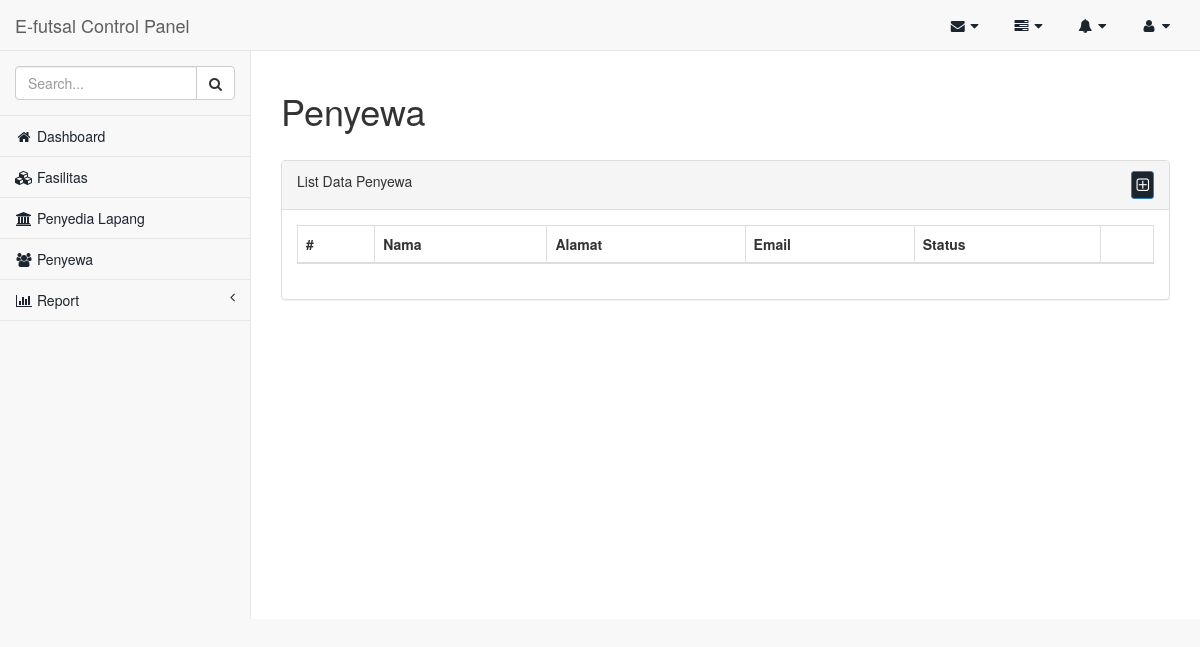
/index.php/admin/customer, run on an earlier commit of the app's database.
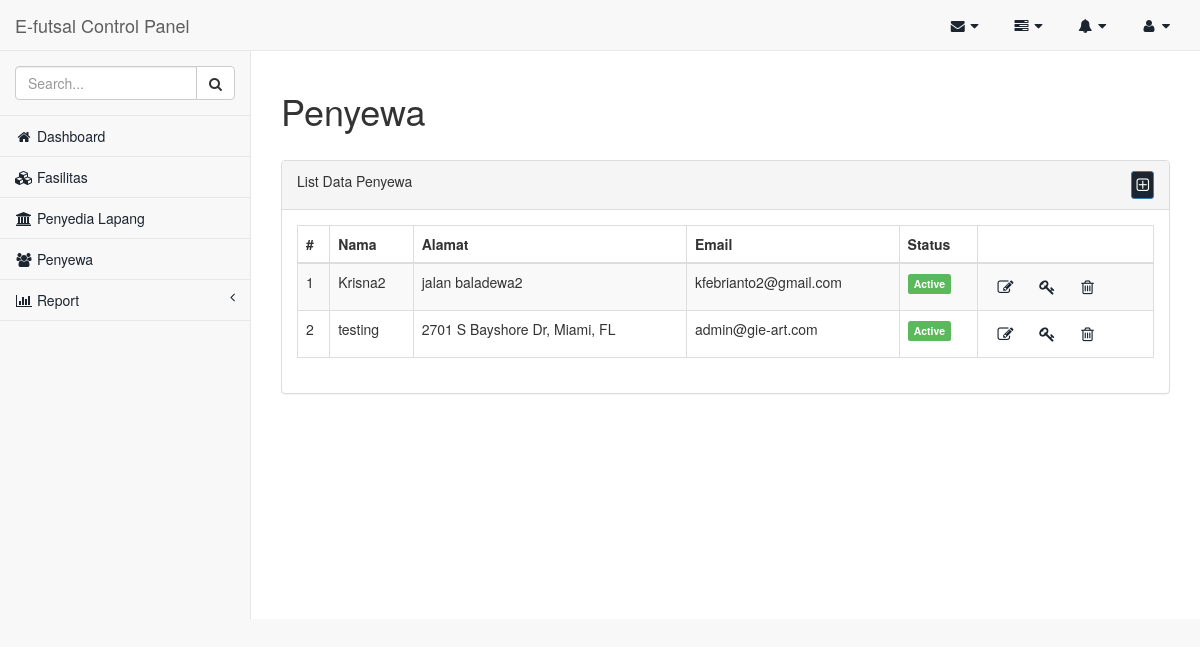
And on a later commit of the database.
### tables this page shows
CREATE TABLE IF NOT EXISTS `customer` (
  `id_customer` int(10) unsigned zerofill NOT NULL,
  `nama` varchar(50) NOT NULL,
  `alamat` text NOT NULL,
  `no_tlp` varchar(13) NOT NULL,
  `user_login_id` int(10) unsigned NOT NULL,
  `status` tinyint(1) NOT NULL,
  `foto` varchar(50) NOT NULL
);

CREATE TABLE IF NOT EXISTS `user_login` (
  `id` int(10) unsigned NOT NULL,
  `username` varchar(50) NOT NULL,
  `email` varchar(50) NOT NULL,
  `password` varchar(100) NOT NULL,
  `role` int(1) NOT NULL
);

### application/controllers/admin/Customer.php (called while the page is built, shortened)
<?php
class Customer extends CI_Controller {
	public function __construct()
	{
		$this->load->model(array('customer_model','login_model','user_model'));
		$this->load->library('upload');
	}
	public function index(){
		$user = $this->login_model->get();
		$data['userdata'] = $user;
		$data['navbar']='admin/navbar_admin';
		$data['content']='admin/customer_content';
		$data['slide']=null;
		$data['sidebar']='admin/sidebar_admin';
		$data['title']='Penyewa';
		$data['customer'] = $this->customer_model->get()->result_array();
		$data['scripts'] = ['js/admin/customer.js','plugin/form-validation/jquery.validate.min.js','plugin/form-validation/extjquery.validate.min.js','plugin/bootbox/bootbox.js'];
		$this->load->view('admin/tamplate_admin',$data);
	}
}

### index.php (called while the page is built, shortened)
<?php
require_once BASEPATH.'core/CodeIgniter.php';

### application/models/Customer_model.php (called while the page is built, shortened)
<?php
class Customer_model extends CI_Model {
	function get($where = NULL){
		$this->db->select('*');
		$this->db->from('customer');
        $this->db->join('user_login', 'customer.user_login_id = user_login.id');
		$this->db->order_by('id_customer','ASC');
		return $this->db->get();
	}
}

### application/views/admin/customer_content.php (the view, shortened to what this page needs)
<div class="panel panel-default">
    <div class="panel-heading" style="overflow: hidden">
        List Data <?php echo $title; ?>
        <a data-target="#modal-admin" data-backdrop="static" data-toggle="modal" style="padding: 4px" class="btn btn-sm btn-primary text-black pull-right"><i class="fa fa-plus-square-o fa-lg"></i></a>
    </div>
    <div class="panel-body">
        <table width="100%" class="table table-striped table-bordered table-hover" id="dataTables-example">
            <thead>
                <tr>
                    <th>#</th>
                    <th>Nama</th>
                    <th>Alamat</th>
                    <th>Email</th>
                    <th>Status</th>
                    <th></th>
                </tr>
            </thead>
            <tbody>
                <?php
                    foreach ($customer as $key => $value) {
                ?>
                    <tr idx="<?=$value['id_customer'];?>" id="<?=$value['id'];?>">
                        <td><?=$key+1;?></td>
                        <td><?=$value['nama'];?></td>
                        <td><?=$value['alamat'];?></td>
                        <td><?=$value['email'];?></td>
                        <td><?php
                            if($value['status']==0){
                              echo"<div class='label label-danger'>Non active</div>";
                            }else{
                              echo"<div class='label label-success'>Active</div>";
                            }
                            ?>
                        </td>
                        <td>
                            <a data-target="#modal-admin" data-backdrop="static" data-toggle="modal" class="update btn btn-sm btn-white text-black"><i class="fa fa-pencil-square-o fa-lg"></i></a>
                            <a data-target="#modal-change-password" data-backdrop="static" data-toggle="modal" class="change-pass btn btn-sm btn-white text-black"><i class="fa fa-key fa-lg"></i></a>
                            <a class="delete btn btn-sm btn-white text-red" href="javascript:;"><i class="fa fa-trash-o fa-lg"></i></a>
                        </td>
                    </tr>
                <?php
                    }
                ?>
            </tbody>
        </table>
    </div>
</div>

What changed in the data, as far as the page shows it:
added customer: nama "Krisna2", alamat "jalan baladewa2", user_login.email "kfebrianto2@gmail.com", status "Active"
added customer: nama "testing", alamat "2701 S Bayshore Dr, Miami, FL", user_login.email "admin@gie-art.com", status "Active"
